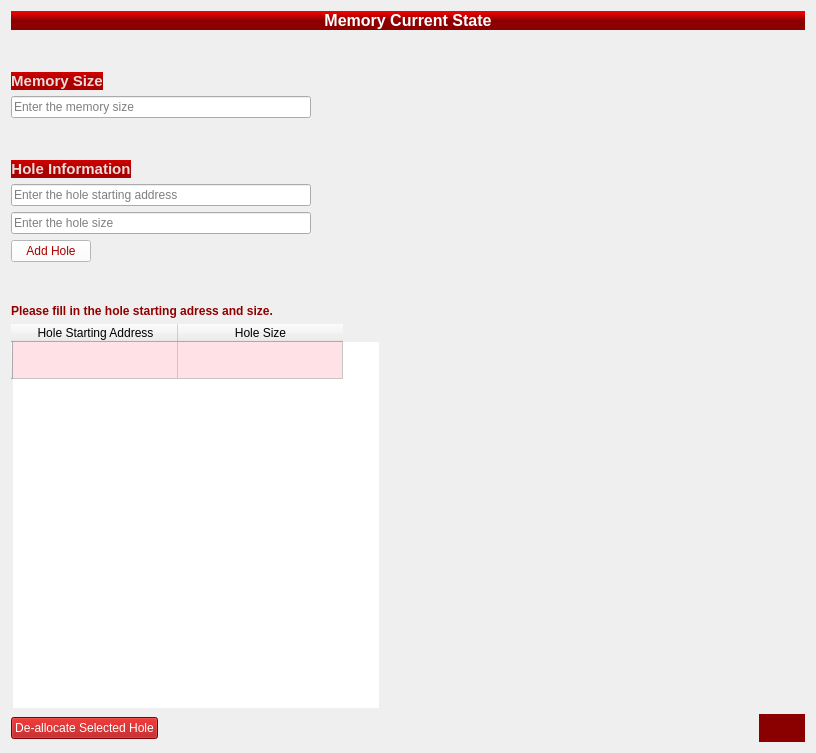
                <widget class="QWidget" name="scrollAreaWidgetContents_13">
                 <property name="geometry">
                  <rect>
                   <x>0</x>
                   <y>0</y>
                   <width>816</width>
                   <height>753</height>
                  </rect>
                 </property>
                 <layout class="QGridLayout" name="gridLayout_6">
                  <item row="9" column="0">
                   <widget class="QLineEdit" name="starting_adress">
                    <property name="sizePolicy">
                     <sizepolicy hsizetype="Expanding" vsizetype="Preferred">
                      <horstretch>0</horstretch>
                      <verstretch>0</verstretch>
                     </sizepolicy>
                    </property>
                    <property name="maximumSize">
                     <size>
                      <width>300</width>
                      <height>16777215</height>
                     </size>
                    </property>
                    <property name="toolTip">
                     <string>&lt;html&gt;&lt;head/&gt;&lt;body&gt;&lt;p&gt;&lt;span style=&quot; color:#818181;&quot;&gt;Hole starting address&lt;/span&gt;&lt;/p&gt;&lt;/body&gt;&lt;/html&gt;</string>
                    </property>
                    <property name="styleSheet">
                     <string notr="true">font: 75  9pt &quot;MS Shell Dlg 2&quot;;


	color: rgb(0, 0, 0);</string>
                    </property>
                    <property name="text">
                     <string/>
                    </property>
                    <property name="placeholderText">
                     <string>Enter the hole starting address</string>
                    </property>
                   </widget>
                  </item>
                  <item row="12" column="0">
                   <widget class="QPushButton" name="add_hole">
                    <property name="sizePolicy">
                     <sizepolicy hsizetype="Fixed" vsizetype="Fixed">
                      <horstretch>0</horstretch>
                      <verstretch>0</verstretch>
                     </sizepolicy>
                    </property>
                    <property name="toolTip">
                     <string>&lt;html&gt;&lt;head/&gt;&lt;body&gt;&lt;p&gt;Add Hole&lt;/p&gt;&lt;/body&gt;&lt;/html&gt;</string>
                    </property>
                    <property name="styleSheet">
                     <string notr="true">QPushButton::hover

{
	border-color: rgb(255, 0, 0);


}

QPushButton{
	
	font: 75  11pt bold &quot;Perpetua Titling MT&quot;;
	color: rgb(170, 0, 0);
	background-color: rgb(255, 255, 255);


}

QPushButton:pressed
{
	color: rgb(255, 255, 255);
    background-color: QLinearGradient( x1: 0, y1: 0, x2: 0, y2: 1, stop: 0 #2d2d2d, stop: 0.1 #2b2b2b, stop: 0.5 #292929, stop: 0.9 #282828, stop: 1 #252525);
}</string>
                    </property>
                    <property name="text">
                     <string>Add Hole</string>
                    </property>
                   </widget>
                  </item>
                  <item row="1" column="0">
                   <widget class="Line" name="line_19">
                    <property name="sizePolicy">
                     <sizepolicy hsizetype="Preferred" vsizetype="Preferred">
                      <horstretch>0</horstretch>
                      <verstretch>0</verstretch>
                     </sizepolicy>
                    </property>
                    <property name="minimumSize">
                     <size>
                      <width>0</width>
                      <height>30</height>
                     </size>
                    </property>
                    <property name="styleSheet">
                     <string notr="true">border:none;</string>
                    </property>
                    <property name="orientation">
                     <enum>Qt::Vertical</enum>
                    </property>
                   </widget>
                  </item>
                  <item row="10" column="0">
                   <widget class="QLineEdit" name="hole_size">
                    <property name="sizePolicy">
                     <sizepolicy hsizetype="Expanding" vsizetype="Preferred">
                      <horstretch>0</horstretch>
                      <verstretch>0</verstretch>
                     </sizepolicy>
                    </property>
                    <property name="maximumSize">
                     <size>
                      <width>300</width>
                      <height>16777215</height>
                     </size>
                    </property>
                    <property name="toolTip">
                     <string>&lt;html&gt;&lt;head/&gt;&lt;body&gt;&lt;p&gt;&lt;span style=&quot; color:#818181;&quot;&gt;Hole size&lt;/span&gt;&lt;/p&gt;&lt;/body&gt;&lt;/html&gt;</string>
                    </property>
                    <property name="styleSheet">
                     <string notr="true">font: 75  9pt &quot;MS Shell Dlg 2&quot;;


	color: rgb(0, 0, 0);</string>
                    </property>
                    <property name="text">
                     <string/>
                    </property>
                    <property name="placeholderText">
                     <string>Enter the hole size</string>
                    </property>
                   </widget>
                  </item>
                  <item row="0" column="0" colspan="3">
                   <widget class="QLabel" name="label_5">
                    <property name="sizePolicy">
                     <sizepolicy hsizetype="Preferred" vsizetype="Preferred">
                      <horstretch>0</horstretch>
                      <verstretch>0</verstretch>
                     </sizepolicy>
                    </property>
                    <property name="maximumSize">
                     <size>
                      <width>400000</width>
                      <height>16777215</height>
                     </size>
                    </property>
                    <property name="font">
                     <font>
                      <pointsize>12</pointsize>
                      <weight>75</weight>
                      <bold>true</bold>
                     </font>
                    </property>
                    <property name="styleSheet">
                     <string notr="true">color: rgb(255, 251, 252);
 background-color: QLinearGradient(x1:0, y1:0, x2:0, y2:1, stop:0  rgb(250, 0, 0), stop: 0.5 rgb(140, 0, 0));</string>
                    </property>
                    <property name="text">
                     <string>&lt;html&gt;&lt;head/&gt;&lt;body&gt;&lt;p align=&quot;center&quot;&gt;&lt;span style=&quot; color:#ffffff;&quot;&gt;Memory Current State&lt;/span&gt;&lt;/p&gt;&lt;/body&gt;&lt;/html&gt;</string>
                    </property>
                    <property name="textFormat">
                     <enum>Qt::RichText</enum>
                    </property>
                   </widget>
                  </item>
                  <item row="8" column="0">
                   <widget class="QLabel" name="label_28">
                    <property name="sizePolicy">
                     <sizepolicy hsizetype="Fixed" vsizetype="Fixed">
                      <horstretch>0</horstretch>
                      <verstretch>0</verstretch>
                     </sizepolicy>
                    </property>
                    <property name="font">
                     <font>
                      <pointsize>12</pointsize>
                      <weight>75</weight>
                      <bold>true</bold>
                     </font>
                    </property>
                    <property name="styleSheet">
                     <string notr="true"> background-color: QLinearGradient(x1:0, y1:0, x2:0, y2:1, stop:0  rgb(208, 0, 0), stop: 0.5 rgb(170, 0, 0));</string>
                    </property>
                    <property name="text">
                     <string>&lt;html&gt;&lt;head/&gt;&lt;body&gt;&lt;p align=&quot;center&quot;&gt;&lt;span style=&quot; font-size:11pt; color:#ecdbd8;&quot;&gt;Hole Information&lt;/span&gt;&lt;/p&gt;&lt;/body&gt;&lt;/html&gt;</string>
                    </property>
                    <property name="textFormat">
                     <enum>Qt::RichText</enum>
                    </property>
                   </widget>
                  </item>
                  <item row="18" column="2">
                   <widget class="QPushButton" name="next_2">
                    <property name="sizePolicy">
                     <sizepolicy hsizetype="Fixed" vsizetype="Fixed">
                      <horstretch>0</horstretch>
                      <verstretch>0</verstretch>
                     </sizepolicy>
                    </property>
                    <property name="toolTip">
                     <string>&lt;html&gt;&lt;head/&gt;&lt;body&gt;&lt;p&gt;Next&lt;/p&gt;&lt;/body&gt;&lt;/html&gt;</string>
                    </property>
                    <property name="styleSheet">
                     <string notr="true">QPushButton::hover
{
	border-color: rgb(255, 0, 0);
	background-color: rgb(255, 0, 0);
}
QPushButton::pressed

{		border-color: rgb(0, 0, 0);
	background-color: rgb(0, 0, 0);
}

QPushButton{
	
	font: 75  16pt bold &quot;Perpetua Titling MT&quot;;
    border: 6px solid #555;
    border-radius: 27px;
	color: rgb(255, 255, 255);
	background-color: rgb(138, 0, 0);
		border-color: rgb(138, 0, 0);


    padding:1px;
}
</string>
                    </property>
                    <property name="text">
                     <string/>
                    </property>
                    <property name="icon">
                     <iconset resource="memory_allocator.qrc">
                      <normaloff>:/newPrefix/circled-right.png</normaloff>:/newPrefix/circled-right.png</iconset>
                    </property>
                    <property name="iconSize">
                     <size>
                      <width>40</width>
                      <height>40</height>
                     </size>
                    </property>
                   </widget>
                  </item>
                  <item row="13" column="0">
                   <widget class="Line" name="line_5">
                    <property name="sizePolicy">
                     <sizepolicy hsizetype="Preferred" vsizetype="Preferred">
                      <horstretch>0</horstretch>
                      <verstretch>0</verstretch>
                     </sizepolicy>
                    </property>
                    <property name="minimumSize">
                     <size>
                      <width>0</width>
                      <height>30</height>
                     </size>
                    </property>
                    <property name="styleSheet">
                     <string notr="true">border:none;</string>
                    </property>
                    <property name="orientation">
                     <enum>Qt::Vertical</enum>
                    </property>
                   </widget>
                  </item>
                  <item row="2" column="2">
                   <widget class="Line" name="line_3">
                    <property name="styleSheet">
                     <string notr="true">border:none;</string>
                    </property>
                    <property name="orientation">
                     <enum>Qt::Horizontal</enum>
                    </property>
                   </widget>
                  </item>
                  <item row="18" column="0">
                   <widget class="QPushButton" name="delete_hole">
                    <property name="sizePolicy">
                     <sizepolicy hsizetype="Fixed" vsizetype="Fixed">
                      <horstretch>0</horstretch>
                      <verstretch>0</verstretch>
                     </sizepolicy>
                    </property>
                    <property name="toolTip">
                     <string>&lt;html&gt;&lt;head/&gt;&lt;body&gt;&lt;p&gt;De-allocate Selected Hole&lt;/p&gt;&lt;/body&gt;&lt;/html&gt;</string>
                    </property>
                    <property name="styleSheet">
                     <string notr="true">QPushButton::hover

{
	border-color: rgb(255, 255, 255);
	background-color: rgb(255, 0, 0);
}

QPushButton{
	
	font: 75  11pt bold &quot;Perpetua Titling MT&quot;;

	color: rgb(255, 255, 255);
	background-color: rgb(170, 0, 0);


}

QPushButton:pressed
{
    background-color: QLinearGradient( x1: 0, y1: 0, x2: 0, y2: 1, stop: 0 #2d2d2d, stop: 0.1 #2b2b2b, stop: 0.5 #292929, stop: 0.9 #282828, stop: 1 #252525);
}</string>
                    </property>
                    <property name="text">
                     <string>De-allocate Selected Hole</string>
                    </property>
                   </widget>
                  </item>
                  <item row="7" column="0">
                   <widget class="Line" name="line_4">
                    <property name="sizePolicy">
                     <sizepolicy hsizetype="Preferred" vsizetype="Preferred">
                      <horstretch>0</horstretch>
                      <verstretch>0</verstretch>
                     </sizepolicy>
                    </property>
                    <property name="minimumSize">
                     <size>
                      <width>0</width>
                      <height>30</height>
                     </size>
                    </property>
                    <property name="styleSheet">
                     <string notr="true">border:none;</string>
                    </property>
                    <property name="orientation">
                     <enum>Qt::Vertical</enum>
                    </property>
                   </widget>
                  </item>
                  <item row="16" column="0">
                   <widget class="QTableWidget" name="hole_table">
                    <property name="sizePolicy">
                     <sizepolicy hsizetype="Preferred" vsizetype="Expanding">
                      <horstretch>0</horstretch>
                      <verstretch>0</verstretch>
                     </sizepolicy>
                    </property>
                    <property name="maximumSize">
                     <size>
                      <width>4000000</width>
                      <height>16777215</height>
                     </size>
                    </property>
                    <property name="toolTip">
                     <string>&lt;html&gt;&lt;head/&gt;&lt;body&gt;&lt;p&gt;Hole starting adress&lt;/p&gt;&lt;p&gt;Hole size&lt;/p&gt;&lt;/body&gt;&lt;/html&gt;</string>
                    </property>
                    <property name="styleSheet">
                     <string notr="true">QTableWidge::hover

{

	background-color: rgb(255, 0, 0);
}

QTableWidget::item::hover

{

	background-color: rgb(255, 255, 255);
	color: rgb(0, 0, 0);

}
QTableWidget::item::selected::none

{
background-color: rgb(255, 225, 230);
	color: rgb(0, 0, 0);

}
QTableWidget{
		font: 75 12pt bold &quot;Perpetua Titling MT&quot;;

	color: rgb(0, 0, 0);
border:none;

}

</string>
                    </property>
                    <property name="editTriggers">
                     <set>QAbstractItemView::NoEditTriggers</set>
                    </property>
                    <attribute name="horizontalHeaderMinimumSectionSize">
                     <number>60</number>
                    </attribute>
                    <attribute name="horizontalHeaderDefaultSectionSize">
                     <number>165</number>
                    </attribute>
                    <attribute name="verticalHeaderDefaultSectionSize">
                     <number>37</number>
                    </attribute>
                    <row>
                     <property name="text">
                      <string/>
                     </property>
                    </row>
                    <column>
                     <property name="text">
                      <string>Hole Starting Address</string>
                     </property>
                    </column>
                    <column>
                     <property name="text">
                      <string>Hole Size</string>
                     </property>
                    </column>
                   </widget>
                  </item>
                  <item row="14" column="0">
                   <widget class="QLabel" name="label_8">
                    <property name="sizePolicy">
                     <sizepolicy hsizetype="MinimumExpanding" vsizetype="Fixed">
                      <horstretch>0</horstretch>
                      <verstretch>0</verstretch>
                     </sizepolicy>
                    </property>
                    <property name="minimumSize">
                     <size>
                      <width>0</width>
                      <height>0</height>
                     </size>
                    </property>
                    <property name="font">
                     <font>
                      <pointsize>12</pointsize>
                      <weight>75</weight>
                      <bold>true</bold>
                     </font>
                    </property>
                    <property name="styleSheet">
                     <string notr="true"/>
                    </property>
                    <property name="text">
                     <string>&lt;html&gt;&lt;head/&gt;&lt;body&gt;&lt;p&gt;&lt;span style=&quot; font-size:9pt; color:#910000;&quot;&gt;Please fill in the hole starting adress and size.  &lt;/span&gt;&lt;/p&gt;&lt;/body&gt;&lt;/html&gt;</string>
                    </property>
                    <property name="textFormat">
                     <enum>Qt::RichText</enum>
                    </property>
                   </widget>
                  </item>
                  <item row="2" column="0">
                   <widget class="QLabel" name="label_31">
                    <property name="sizePolicy">
                     <sizepolicy hsizetype="Fixed" vsizetype="Fixed">
                      <horstretch>0</horstretch>
                      <verstretch>0</verstretch>
                     </sizepolicy>
                    </property>
                    <property name="font">
                     <font>
                      <pointsize>12</pointsize>
                      <weight>75</weight>
                      <bold>true</bold>
                     </font>
                    </property>
                    <property name="styleSheet">
                     <string notr="true"> background-color: QLinearGradient(x1:0, y1:0, x2:0, y2:1, stop:0  rgb(208, 0, 0), stop: 0.5 rgb(170, 0, 0));</string>
                    </property>
                    <property name="text">
                     <string>&lt;html&gt;&lt;head/&gt;&lt;body&gt;&lt;p align=&quot;center&quot;&gt;&lt;span style=&quot; font-size:11pt; color:#ecdbd8;&quot;&gt;Memory Size&lt;/span&gt;&lt;/p&gt;&lt;/body&gt;&lt;/html&gt;</string>
                    </property>
                    <property name="textFormat">
                     <enum>Qt::RichText</enum>
                    </property>
                   </widget>
                  </item>
                  <item row="3" column="0">
                   <widget class="QLineEdit" name="memory_size">
                    <property name="sizePolicy">
                     <sizepolicy hsizetype="Expanding" vsizetype="Preferred">
                      <horstretch>0</horstretch>
                      <verstretch>0</verstretch>
                     </sizepolicy>
                    </property>
                    <property name="maximumSize">
                     <size>
                      <width>300</width>
                      <height>16777215</height>
                     </size>
                    </property>
                    <property name="toolTip">
                     <string>&lt;html&gt;&lt;head/&gt;&lt;body&gt;&lt;p&gt;Memory size&lt;/p&gt;&lt;/body&gt;&lt;/html&gt;</string>
                    </property>
                    <property name="styleSheet">
                     <string notr="true">
QLineEdit
{
font: 75  9pt &quot;MS Shell Dlg 2&quot;;

border-color: rgb(112, 0, 0);
	color: rgb(0, 0, 0);

}</string>
                    </property>
                    <property name="text">
                     <string/>
                    </property>
                    <property name="placeholderText">
                     <string>Enter the memory size</string>
                    </property>
                   </widget>
                  </item>
                  <item row="18" column="1">
                   <widget class="Line" name="line_7">
                    <property name="sizePolicy">
                     <sizepolicy hsizetype="Expanding" vsizetype="Fixed">
                      <horstretch>0</horstretch>
                      <verstretch>0</verstretch>
                     </sizepolicy>
                    </property>
                    <property name="lineWidth">
                     <number>0</number>
                    </property>
                    <property name="orientation">
                     <enum>Qt::Horizontal</enum>
                    </property>
                   </widget>
                  </item>
                  <item row="16" column="1" colspan="2">
                   <widget class="Line" name="line_6">
                    <property name="sizePolicy">
                     <sizepolicy hsizetype="Expanding" vsizetype="Fixed">
                      <horstretch>0</horstretch>
                      <verstretch>0</verstretch>
                     </sizepolicy>
                    </property>
                    <property name="lineWidth">
                     <number>0</number>
                    </property>
                    <property name="orientation">
                     <enum>Qt::Horizontal</enum>
                    </property>
                   </widget>
                  </item>
                 </layout>
                </widget>
